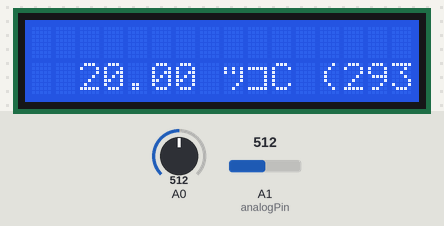
Simulated run of this sketch. Board: Arduino Uno, built with avr-gcc and run on an emulated ATmega328P. Parts: 16×2 character LCD. The test bench sets the inputs (shaded band); at power-on: A0 = 512, A1 (analogPin) = 512. What the sketch prints to the serial monitor is not drawn.

Above: at 5.3 s.
5.4 s: A0 set to 716
At 7.43 s:
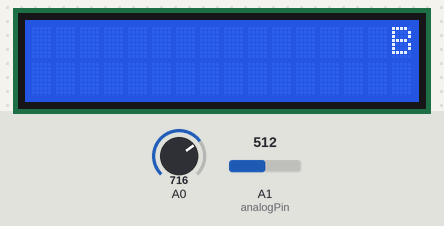
9.0 s: A0 set to 190
At 15.25 s:
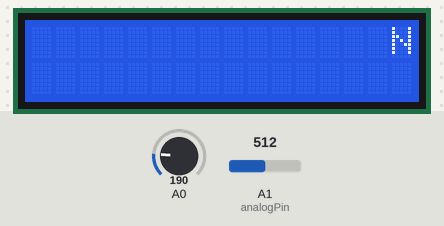
17.5 s: A0 set to 409
At 22.77 s:
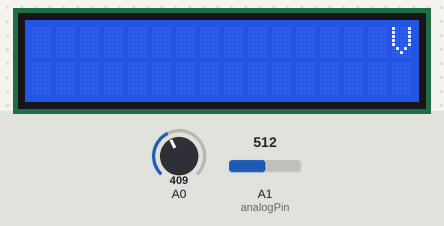
25.0 s: A0 set to 389
At 30.29 s:
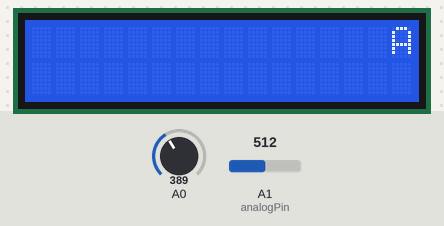
32.5 s: A0 set to 306
At 37.81 s:
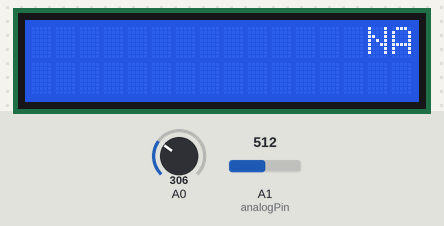

The sketch:

AutonomiaColoresTemperatura.ino
```cpp
//#include <LiquidCrystal.h>
//
//LiquidCrystal lcd1(13, 12, 5, 4, 3, 2);
//String cadena1;
//String cadena2;
///*PRACTICA DE COLORES*/
//
//const int pinLed = 13;
//const int pinFoto = 9;
//
//void setup() {
//  Serial.begin(9600);
//  pinMode(pinLed, OUTPUT);
//  pinMode(pinFoto, INPUT);
//  lcd1.begin(16, 2);
//  lcd1.clear();
//}
//
//void loop() {
//  digitalWrite(pinLed, HIGH);
//  int inFoto = analogRead(A0);
//  //float valorFoto = inFoto * (5.0 / 1023.0);
//  if (inFoto >= 700 && inFoto <= 900) {
//    Serial.println("Blanco");
//    cadena1 = "Blanco";
//
//
//    float voltFoto = inFoto * (5 / 1023);
//    float lumenes = ((long) inFoto * 1000 * 10) / ((long) 15 * 10 * (1024 - inFoto));
//    int lumenesRound = (int) lumenes;
//
//    cadena2 = lumenesRound;
//
//  } else if (inFoto >= 650 && inFoto <= 699) {
//    Serial.println("Amarillo");
//    cadena1 = "Amarillo";
//  } else if (inFoto >= 500 && inFoto <= 549) {
//    Serial.println("Rojo");
//    cadena1 = "Rojo";
//  } else if (inFoto >= 400 && inFoto <= 449) {
//    Serial.println("Verde");
//    cadena1 = "Verde";
//  } else if (inFoto >= 350 && inFoto <= 399) {
//    Serial.println("Azul");
//    cadena1 = "Azul";
//  } else if (inFoto >= 0 && inFoto <= 200) {
//    Serial.println("Negro");
//    cadena1 = "Negro";
//  } else {
//    Serial.println("NA");
//    cadena1 = "NA";
//  }
//  //Serial.println(inFoto);
//  delay(1);
//  /**********************************************/
//
//  while (Serial.available() > 0) {
//    char car = Serial.read();
//    cadena1 += car;
//  }
//
//
//  lcd1.clear();
//  lcd1.setCursor(16, 0);
//  //  lcd.autoscroll();
//  int cont = 0;
//
//  for (int i = 0; i < cadena1.length(); i++) {
//    lcd1.print(cadena1.charAt(i));
//    delay(300);
//    if (++cont == cadena1.length()) {
//      cont = 0;
//      lcd1.clear();
//      lcd1.setCursor(16, 0);
//      lcd1.autoscroll();
//
//    }
//  }
///////
//  lcd1.clear();
//  lcd1.setCursor(16, 1);
//  //  lcd.autoscroll();
//  int cont1 = 0;
//  for (int i = 0; i < cadena2.length(); i++) {
//    lcd1.print(cadena2.charAt(i));
//    delay(300);
//    if (++cont1 == cadena2.length()) {
//      cont1 = 0;
//      lcd1.clear();
//      lcd1.setCursor(16, 1);
//      lcd1.autoscroll();
//
//    }
//  }
//
///////
//  //}
//  lcd1.clear();
//  delay(1);
//  cadena1 = "";
//  cadena2 = "";
//}
//
///*void closeLoop_2() {
//  digitalWrite(pinLed, LOW);
//}*/


#include <stdio.h>
#include <math.h>

int analogPin=1;   // Which pin will be the input of the Voltage-Divider

float Vin=5.0;     // [V]        Supply voltage in the Voltage-Divider
float Raux=10000;  // [ohm]      Secondary resistor in the Voltage-Divider
float R0=10000;    // [ohm]      NTC nominal value at 25ºC
float T0=293.15;   // [K] (25ºC)

float Vout=0.0;    // [V]        Voltage given by the Voltage-Divider
float Rout=0.0;    // [ohm]      Current NTC resistance

float T1=273;      // [K]        Temperature at first testing point
float T2=373;      // [K]        Temperature at second testing point
float RT1=19750;   // [ohms]     Resistance at 273K (0ºC)
float RT2=2150;    // [ohms]     Resistance at 373K (100ºC)

float beta=0.0;    // [K]        Beta parameter
float Rinf=0.0;    // [ohm]      Rinf parameter
float TempK=0.0;   // [K]        Temperature output in Kelvin
float TempC=0.0;   // [ºC]       Temperature output in Celsius
/*********************/

#include <LiquidCrystal.h>

LiquidCrystal lcd1(13, 12, 5, 4, 3, 2);
String cadena1;
String cadena2;
/*PRACTICA DE COLORES*/

const int pinLed = 13;
const int pinFoto = 9;

void setup() {
  Serial.begin(9600);
/******************//******************/
  //Input pin configuration
  pinMode(analogPin, INPUT);

  //Global parameters calculation
  beta=(log(RT1/RT2))/((1/T1)-(1/T2));
  Rinf=R0*exp(-beta/T0);
/******************//******************/

  pinMode(pinLed, OUTPUT);
  pinMode(pinFoto, INPUT);
  lcd1.begin(16, 2);
  lcd1.clear();
}

void loop() {
  digitalWrite(pinLed, HIGH);
  int inFoto = analogRead(A0);
  //float valorFoto = inFoto * (5.0 / 1023.0);
  if (inFoto >= 700 && inFoto <= 900) {
    Serial.println("Blanco");
    cadena1 = "Blanco";
  } else if (inFoto >= 650 && inFoto <= 699) {
    Serial.println("Amarillo");
    cadena1 = "Amarillo";
  } else if (inFoto >= 500 && inFoto <= 549) {
    Serial.println("Rojo");
    cadena1 = "Rojo";
  } else if (inFoto >= 400 && inFoto <= 449) {
    Serial.println("Verde");
    cadena1 = "Verde";
  } else if (inFoto >= 350 && inFoto <= 399) {
    Serial.println("Azul");
    cadena1 = "Azul";
  } else if (inFoto >= 0 && inFoto <= 200) {
    Serial.println("Negro");
    cadena1 = "Negro";
  } else {
    Serial.println("NA");
    cadena1 = "NA";
  }
  //Serial.println(inFoto);
  delay(1);
  /**********************************************/

  while (Serial.available() > 0) {
    char car = Serial.read();
    cadena1 += car;
  }


  lcd1.clear();
  lcd1.setCursor(16, 0);
  //  lcd.autoscroll();
  int cont = 0;

  for (int i = 0; i < cadena1.length(); i++) {
    lcd1.print(cadena1.charAt(i));
    delay(300);
    if (++cont == cadena1.length()) {
      cont = 0;
      lcd1.clear();
      lcd1.setCursor(16, 0);
      lcd1.autoscroll();

    }
  }
////////////////////////////////////////////
//Current NTC resistance value calculation (through Vout)
Vout=Vin*((float)(analogRead(analogPin))/1024.0);
Rout=(Raux*Vout/(Vin-Vout));

//Temperature calculation
TempK=(beta/log(Rout/Rinf));
TempC=TempK-273.15;

//Data population
/*Serial.print(TempC);
Serial.print(" ºC (");
Serial.print(TempK);
Serial.println(" K)");*/
String a = (String)TempC;
String b = " ºC (";
String c = (String)TempK;
String d = " K)";

cadena2 = a + b + c + d;
//delay(1000);

  lcd1.clear();
  lcd1.setCursor(16, 1);
  //  lcd.autoscroll();
  int cont1 = 0;
  for (int i = 0; i < cadena2.length(); i++) {
    lcd1.print(cadena2.charAt(i));
    delay(300);
    if (++cont1 == cadena2.length()) {
      cont1 = 0;
      lcd1.clear();
      lcd1.setCursor(16, 1);
      lcd1.autoscroll();

    }
  }

////////////////////////////////////////////
  //}
  lcd1.clear();
  delay(1);
  cadena1 = "";
  cadena2 = "";
}

/*void closeLoop_2() {
  digitalWrite(pinLed, LOW);
}*/
```

Measured:
- after the input at 5.4 s, the display: first differs from a run without the input after 1.9 s (image 1)
- after the input at 9.0 s, the display: first differs from a run without the input after 6.1 s (image 2)
- after the input at 17.5 s, the display: first differs from a run without the input after 5.1 s (image 3)
- after the input at 25.0 s, the display: first differs from a run without the input after 5.1 s (image 4)
- after the input at 32.5 s, the display: first differs from a run without the input after 4.9 s (image 5 shows a later state)
